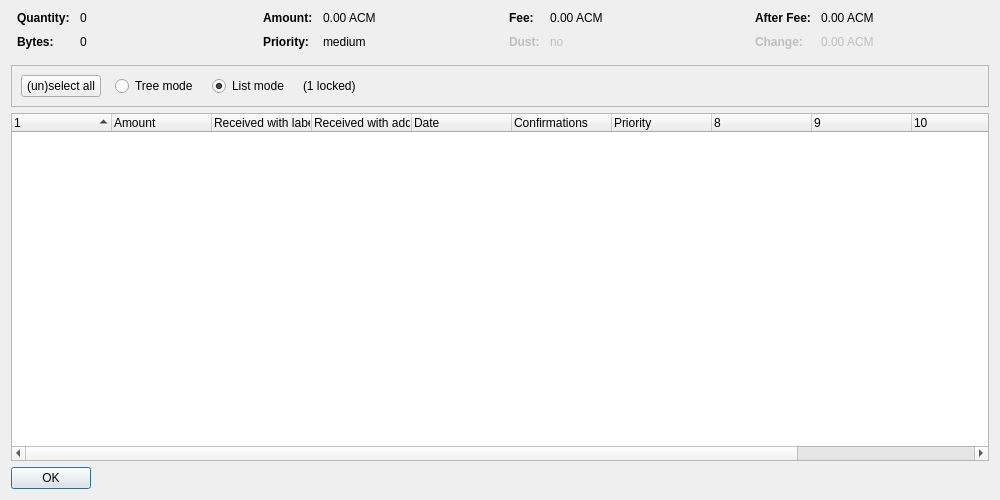
<?xml version="1.0" encoding="UTF-8"?>
<ui version="4.0">
 <class>CoinControlDialog</class>
 <widget class="QDialog" name="CoinControlDialog">
  <property name="geometry">
   <rect>
    <x>0</x>
    <y>0</y>
    <width>1000</width>
    <height>500</height>
   </rect>
  </property>
  <property name="windowTitle">
   <string>Coin Selection</string>
  </property>
  <layout class="QVBoxLayout" name="verticalLayout">
   <item>
    <layout class="QHBoxLayout" name="horizontalLayoutTop" stretch="0,0,0,0">
     <property name="topMargin">
      <number>0</number>
     </property>
     <property name="bottomMargin">
      <number>10</number>
     </property>
     <item>
      <layout class="QFormLayout" name="formLayoutCoinControl1">
       <property name="horizontalSpacing">
        <number>10</number>
       </property>
       <property name="verticalSpacing">
        <number>10</number>
       </property>
       <property name="leftMargin">
        <number>6</number>
       </property>
       <property name="rightMargin">
        <number>6</number>
       </property>
       <item row="0" column="0">
        <widget class="QLabel" name="labelCoinControlQuantityText">
         <property name="font">
          <font>
           <weight>75</weight>
           <bold>true</bold>
          </font>
         </property>
         <property name="text">
          <string>Quantity:</string>
         </property>
        </widget>
       </item>
       <item row="0" column="1">
        <widget class="QLabel" name="labelCoinControlQuantity">
         <property name="cursor">
          <cursorShape>IBeamCursor</cursorShape>
         </property>
         <property name="contextMenuPolicy">
          <enum>Qt::ActionsContextMenu</enum>
         </property>
         <property name="text">
          <string notr="true">0</string>
         </property>
         <property name="textInteractionFlags">
          <set>Qt::LinksAccessibleByMouse|Qt::TextSelectableByKeyboard|Qt::TextSelectableByMouse</set>
         </property>
        </widget>
       </item>
       <item row="1" column="0">
        <widget class="QLabel" name="labelCoinControlBytesText">
         <property name="font">
          <font>
           <weight>75</weight>
           <bold>true</bold>
          </font>
         </property>
         <property name="text">
          <string>Bytes:</string>
         </property>
        </widget>
       </item>
       <item row="1" column="1">
        <widget class="QLabel" name="labelCoinControlBytes">
         <property name="cursor">
          <cursorShape>IBeamCursor</cursorShape>
         </property>
         <property name="contextMenuPolicy">
          <enum>Qt::ActionsContextMenu</enum>
         </property>
         <property name="text">
          <string notr="true">0</string>
         </property>
         <property name="textInteractionFlags">
          <set>Qt::LinksAccessibleByMouse|Qt::TextSelectableByKeyboard|Qt::TextSelectableByMouse</set>
         </property>
        </widget>
       </item>
      </layout>
     </item>
     <item>
      <layout class="QFormLayout" name="formLayoutCoinControl2">
       <property name="horizontalSpacing">
        <number>10</number>
       </property>
       <property name="verticalSpacing">
        <number>10</number>
       </property>
       <property name="leftMargin">
        <number>6</number>
       </property>
       <property name="rightMargin">
        <number>6</number>
       </property>
       <item row="0" column="0">
        <widget class="QLabel" name="labelCoinControlAmountText">
         <property name="font">
          <font>
           <weight>75</weight>
           <bold>true</bold>
          </font>
         </property>
         <property name="text">
          <string>Amount:</string>
         </property>
        </widget>
       </item>
       <item row="0" column="1">
        <widget class="QLabel" name="labelCoinControlAmount">
         <property name="cursor">
          <cursorShape>IBeamCursor</cursorShape>
         </property>
         <property name="contextMenuPolicy">
          <enum>Qt::ActionsContextMenu</enum>
         </property>
         <property name="text">
          <string notr="true">0.00 ACM</string>
         </property>
         <property name="textInteractionFlags">
          <set>Qt::LinksAccessibleByMouse|Qt::TextSelectableByKeyboard|Qt::TextSelectableByMouse</set>
         </property>
        </widget>
       </item>
       <item row="1" column="0">
        <widget class="QLabel" name="labelCoinControlPriorityText">
         <property name="font">
          <font>
           <weight>75</weight>
           <bold>true</bold>
          </font>
         </property>
         <property name="text">
          <string>Priority:</string>
         </property>
        </widget>
       </item>
       <item row="1" column="1">
        <widget class="QLabel" name="labelCoinControlPriority">
         <property name="cursor">
          <cursorShape>IBeamCursor</cursorShape>
         </property>
         <property name="contextMenuPolicy">
          <enum>Qt::ActionsContextMenu</enum>
         </property>
         <property name="text">
          <string notr="true">medium</string>
         </property>
         <property name="textInteractionFlags">
          <set>Qt::LinksAccessibleByMouse|Qt::TextSelectableByKeyboard|Qt::TextSelectableByMouse</set>
         </property>
        </widget>
       </item>
      </layout>
     </item>
     <item>
      <layout class="QFormLayout" name="formLayoutCoinControl3">
       <property name="horizontalSpacing">
        <number>10</number>
       </property>
       <property name="verticalSpacing">
        <number>10</number>
       </property>
       <property name="leftMargin">
        <number>6</number>
       </property>
       <property name="rightMargin">
        <number>6</number>
       </property>
       <item row="0" column="0">
        <widget class="QLabel" name="labelCoinControlFeeText">
         <property name="font">
          <font>
           <weight>75</weight>
           <bold>true</bold>
          </font>
         </property>
         <property name="text">
          <string>Fee:</string>
         </property>
        </widget>
       </item>
       <item row="0" column="1">
        <widget class="QLabel" name="labelCoinControlFee">
         <property name="cursor">
          <cursorShape>IBeamCursor</cursorShape>
         </property>
         <property name="contextMenuPolicy">
          <enum>Qt::ActionsContextMenu</enum>
         </property>
         <property name="text">
          <string notr="true">0.00 ACM</string>
         </property>
         <property name="textInteractionFlags">
          <set>Qt::LinksAccessibleByMouse|Qt::TextSelectableByKeyboard|Qt::TextSelectableByMouse</set>
         </property>
        </widget>
       </item>
       <item row="1" column="0">
        <widget class="QLabel" name="labelCoinControlLowOutputText">
         <property name="enabled">
          <bool>false</bool>
         </property>
         <property name="font">
          <font>
           <weight>75</weight>
           <bold>true</bold>
          </font>
         </property>
         <property name="text">
          <string>Dust:</string>
         </property>
        </widget>
       </item>
       <item row="1" column="1">
        <widget class="QLabel" name="labelCoinControlLowOutput">
         <property name="enabled">
          <bool>false</bool>
         </property>
         <property name="cursor">
          <cursorShape>IBeamCursor</cursorShape>
         </property>
         <property name="contextMenuPolicy">
          <enum>Qt::ActionsContextMenu</enum>
         </property>
         <property name="text">
          <string notr="true">no</string>
         </property>
         <property name="textInteractionFlags">
          <set>Qt::LinksAccessibleByMouse|Qt::TextSelectableByKeyboard|Qt::TextSelectableByMouse</set>
         </property>
        </widget>
       </item>
      </layout>
     </item>
     <item>
      <layout class="QFormLayout" name="formLayoutCoinControl4">
       <property name="horizontalSpacing">
        <number>10</number>
       </property>
       <property name="verticalSpacing">
        <number>10</number>
       </property>
       <property name="leftMargin">
        <number>6</number>
       </property>
       <property name="rightMargin">
        <number>6</number>
       </property>
       <item row="0" column="0">
        <widget class="QLabel" name="labelCoinControlAfterFeeText">
         <property name="font">
          <font>
           <weight>75</weight>
           <bold>true</bold>
          </font>
         </property>
         <property name="text">
          <string>After Fee:</string>
         </property>
        </widget>
       </item>
       <item row="0" column="1">
        <widget class="QLabel" name="labelCoinControlAfterFee">
         <property name="cursor">
          <cursorShape>IBeamCursor</cursorShape>
         </property>
         <property name="contextMenuPolicy">
          <enum>Qt::ActionsContextMenu</enum>
         </property>
         <property name="text">
          <string notr="true">0.00 ACM</string>
         </property>
         <property name="textInteractionFlags">
          <set>Qt::LinksAccessibleByMouse|Qt::TextSelectableByKeyboard|Qt::TextSelectableByMouse</set>
         </property>
        </widget>
       </item>
       <item row="1" column="0">
        <widget class="QLabel" name="labelCoinControlChangeText">
         <property name="enabled">
          <bool>false</bool>
         </property>
         <property name="font">
          <font>
           <weight>75</weight>
           <bold>true</bold>
          </font>
         </property>
         <property name="text">
          <string>Change:</string>
         </property>
        </widget>
       </item>
       <item row="1" column="1">
        <widget class="QLabel" name="labelCoinControlChange">
         <property name="enabled">
          <bool>false</bool>
         </property>
         <property name="cursor">
          <cursorShape>IBeamCursor</cursorShape>
         </property>
         <property name="contextMenuPolicy">
          <enum>Qt::ActionsContextMenu</enum>
         </property>
         <property name="text">
          <string notr="true">0.00 ACM</string>
         </property>
         <property name="textInteractionFlags">
          <set>Qt::LinksAccessibleByMouse|Qt::TextSelectableByKeyboard|Qt::TextSelectableByMouse</set>
         </property>
        </widget>
       </item>
      </layout>
     </item>
    </layout>
   </item>
   <item>
    <widget class="QFrame" name="frame">
     <property name="minimumSize">
      <size>
       <width>0</width>
       <height>40</height>
      </size>
     </property>
     <property name="frameShape">
      <enum>QFrame::StyledPanel</enum>
     </property>
     <property name="frameShadow">
      <enum>QFrame::Sunken</enum>
     </property>
     <layout class="QHBoxLayout" name="horizontalLayout">
      <item>
       <layout class="QHBoxLayout" name="horizontalLayoutPanel" stretch="0,0,0,0,0">
        <property name="spacing">
         <number>14</number>
        </property>
        <item>
         <widget class="QPushButton" name="pushButtonSelectAll">
          <property name="sizePolicy">
           <sizepolicy hsizetype="Maximum" vsizetype="Fixed">
            <horstretch>0</horstretch>
            <verstretch>0</verstretch>
           </sizepolicy>
          </property>
          <property name="text">
           <string>(un)select all</string>
          </property>
          <property name="autoDefault">
           <bool>false</bool>
          </property>
         </widget>
        </item>
        <item>
         <widget class="QRadioButton" name="radioTreeMode">
          <property name="sizePolicy">
           <sizepolicy hsizetype="Maximum" vsizetype="Fixed">
            <horstretch>0</horstretch>
            <verstretch>0</verstretch>
           </sizepolicy>
          </property>
          <property name="text">
           <string>Tree mode</string>
          </property>
         </widget>
        </item>
        <item>
         <widget class="QRadioButton" name="radioListMode">
          <property name="sizePolicy">
           <sizepolicy hsizetype="Maximum" vsizetype="Fixed">
            <horstretch>0</horstretch>
            <verstretch>0</verstretch>
           </sizepolicy>
          </property>
          <property name="text">
           <string>List mode</string>
          </property>
          <property name="checked">
           <bool>true</bool>
          </property>
         </widget>
        </item>
        <item>
         <widget class="QLabel" name="labelLocked">
          <property name="text">
           <string notr="true">(1 locked)</string>
          </property>
         </widget>
        </item>
        <item>
         <spacer name="horizontalSpacer">
          <property name="orientation">
           <enum>Qt::Horizontal</enum>
          </property>
          <property name="sizeHint" stdset="0">
           <size>
            <width>40</width>
            <height>20</height>
           </size>
          </property>
         </spacer>
        </item>
       </layout>
      </item>
     </layout>
    </widget>
   </item>
   <item>
    <widget class="CoinControlTreeWidget" name="treeWidget">
     <property name="contextMenuPolicy">
      <enum>Qt::CustomContextMenu</enum>
     </property>
     <property name="sortingEnabled">
      <bool>false</bool>
     </property>
     <property name="columnCount">
      <number>12</number>
     </property>
     <attribute name="headerShowSortIndicator" stdset="0">
      <bool>true</bool>
     </attribute>
     <attribute name="headerStretchLastSection">
      <bool>false</bool>
     </attribute>
     <column>
      <property name="text">
       <string/>
      </property>
     </column>
     <column>
      <property name="text">
       <string>Amount</string>
      </property>
     </column>
     <column>
      <property name="text">
       <string>Received with label</string>
      </property>
     </column>
     <column>
      <property name="text">
       <string>Received with address</string>
      </property>
     </column>
     <column>
      <property name="text">
       <string>Date</string>
      </property>
     </column>
     <column>
      <property name="text">
       <string>Confirmations</string>
      </property>
      <property name="toolTip">
       <string>Confirmed</string>
      </property>
     </column>
     <column>
      <property name="text">
       <string>Priority</string>
      </property>
     </column>
     <column>
      <property name="text">
       <string/>
      </property>
     </column>
     <column>
      <property name="text">
       <string/>
      </property>
     </column>
     <column>
      <property name="text">
       <string/>
      </property>
     </column>
     <column>
      <property name="text">
       <string/>
      </property>
     </column>
     <column>
      <property name="text">
       <string/>
      </property>
     </column>
    </widget>
   </item>
   <item>
    <widget class="QDialogButtonBox" name="buttonBox">
     <property name="sizePolicy">
      <sizepolicy hsizetype="Maximum" vsizetype="Fixed">
       <horstretch>0</horstretch>
       <verstretch>0</verstretch>
      </sizepolicy>
     </property>
     <property name="orientation">
      <enum>Qt::Horizontal</enum>
     </property>
     <property name="standardButtons">
      <set>QDialogButtonBox::Ok</set>
     </property>
    </widget>
   </item>
  </layout>
 </widget>
 <customwidgets>
  <customwidget>
   <class>CoinControlTreeWidget</class>
   <extends>QTreeWidget</extends>
   <header>coincontroltreewidget.h</header>
  </customwidget>
 </customwidgets>
 <resources/>
 <connections/>
</ui>
